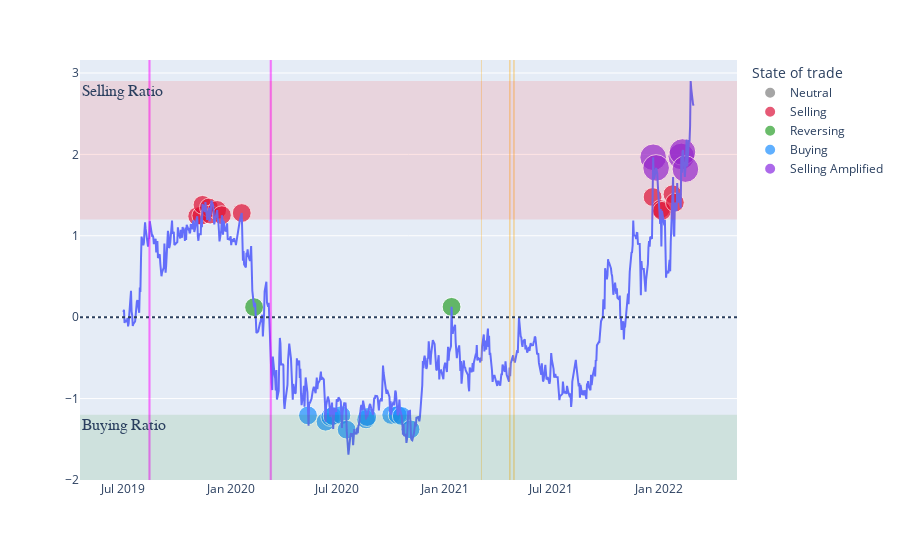
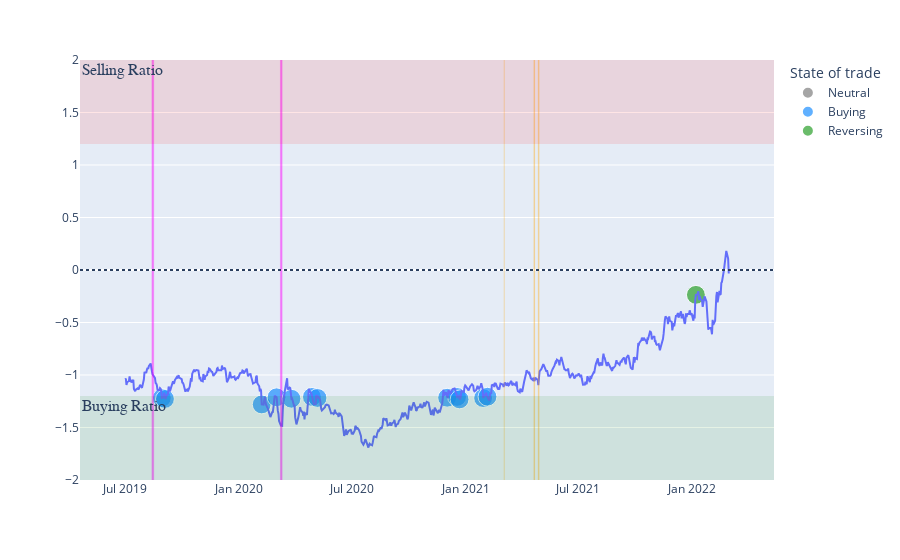
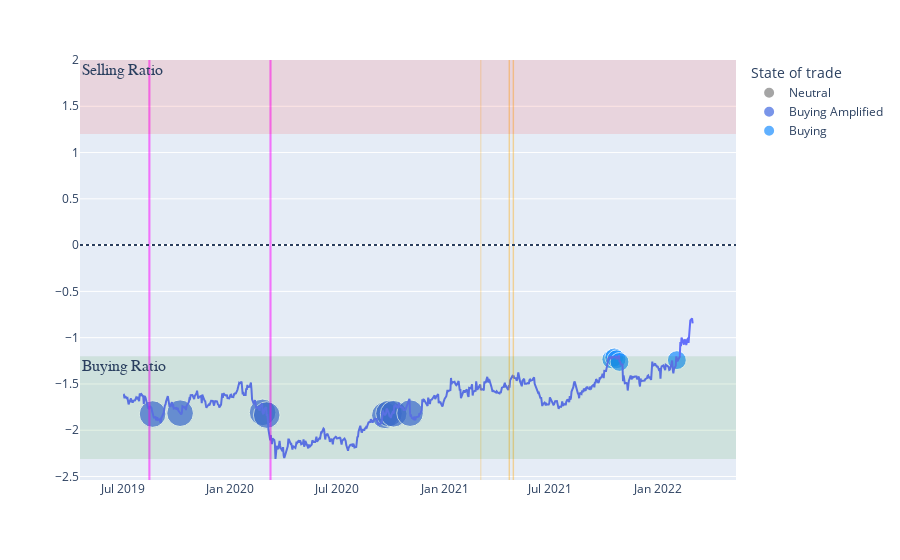

Source (notebook cell) for these figures, in order:
### Code cell
cutoff_inner = 0.2
cutoff_outer = 1.2

visualize = True
plot_good_days = True

for i, pair_name in enumerate(PAIRS_LIST): # PAIRS_LIST_FUND
    
    pair_dict = {}
    

    pair = pd.read_excel(eqt_file_path, # fundamental_pair_file_path, country_file_path
                         sheet_name = pair_name,
                         index_col = 'Name') 

    S1 = pair.iloc[:,0]
    S2 = pair.iloc[:,1]
    
    
    if S2.name in ['POLARIS MEDIA', 'ITERA', 'MEDI-STIM', 'JINHUI SHIPPING AND TRANSPORTATION',
                   'AWILCO LNG', 'NAVAMEDIC', 'BYGGMA', 'GC RIEBER SHIPPING', 'SOGN SPAREBANK',
                   'VOSS VEKSEL- OG LANDMANDSBANK', 'AKVA GROUP', 'AEGA', 'NTS', 'CARASENT',
                   'PROSAFE']:
        continue
    if S1.name == 'EPH EUROPEAN PROPERTY HOLDINGS':
        continue
        
    split = int(len(S1) * 0.7)
    
    ### With additional rules

    strategy_profit_trade_avg, num_trades, num_bulks,\
    state_d, state_l, returns, returns_f, factor_sens, f_low,\
    strategy_weights_list, strategy_weights_dict, num_correlated_days, W, corr_strength,\
    start_date_test, top_3_factors, Good_days, num_up_weighed_trades, Super_Good_days,\
    trade_profits_list_normal, trade_profits_dict_weighted,\
    normal_trades_dates, weighted_trades_dates, trade_profits_list_weighted, trade_profits_list_normal_2\
                        = TRADE_4(S1, S2,
                        short_window = 12,
                        long_window = 80,
                        cutoff_inner = cutoff_inner,
                        cutoff_outer = cutoff_outer,
                        rolling_z=False,
                        print_actions=False,
                        print_weighted=False,
                        use_factor_weights=True, 
                        corr_days_test=20,
                        good_days_limit=1,
                        include_osebx=True,
                        include_prev_day_signal=True)
    
    
    ### Purely Statistical

    profit_P_1_AVG, num_trades_1, num_bulks_1,\
    state_dict_1, state_llist_1, returns_1, returns_f_1, _, _,\
    _, _, _, W_1, _,\
    _, _, _, _, _, _, _, _, _, _, trade_profits_list_normal_basic = \
                                                \
                TRADE_4(S1, S2,
                        short_window = 12,
                        long_window = 80,
                        cutoff_inner = cutoff_inner,
                        cutoff_outer = cutoff_outer,
                        rolling_z=False,
                        print_actions=False,
                        print_weighted=False, 
                        use_factor_weights=False, # Do NOT use weights
                        corr_days_test=20,
                        good_days_limit=1) 
    

    print('\n' + '¤'*50 + '\n')
#     print(f'{trade_profits_list_weighted=}\n')
#     print(f'{float(mean_return_weighted)=}')
    
    print(f'{Style.BRIGHT}{S1.name} | {S2.name}{Style.RESET_ALL}\n')
    print(f'Top 3 factors: {top_3_factors.index.values}')
    print(f'Top 3 factors (counts): {top_3_factors.values}\n')
    
    print(f'Num trades: {int(num_trades)}')
#     print(f'Num correlated days: {num_correlated_days}')
    print(f'Num trades up-weighted: {num_up_weighed_trades}\n')
    
    print(f'Number of good days: {len(Good_days.keys())}')
    print(f'Number of Super days: {len(Super_Good_days.keys())}\n')
    
#     print(f'Profit basic % = {profit_P_1:.2%}')
#     print(f'Profit MY % = {strategy_profit_P_tot:.2%}\n')

#     print(f'Profit 1 M = {profit_M_1:,.0f}\nProfit 2 M = {strategy_profit_M:,.0f}\n')
    
    print(f'{Fore.RED}Avg trade profit Anders = {strategy_profit_trade_avg:.2%}{Style.RESET_ALL}')
    
    print(f'Avg trade profit basic = {profit_P_1_AVG:>7.2%}\n')
    
    print(f'---> diff strategy return = {strategy_profit_trade_avg - profit_P_1_AVG:.2%}\n')
    
    if len(trade_profits_list_weighted) > 0:
        
        total_ = [info_[0] * info_[1] for info_ in trade_profits_list_weighted]
        weights_ = [info_[0] for info_ in trade_profits_list_weighted]
        mean_return_weighted = sum(total_) / sum(weights_)
        
#         total_ = [trade_weight * return_ for trade_weight, return_ in trade_profits_dict_weighted.items()]
#         mean_return_weighted_1 = sum(total_) / sum(list(trade_profits_dict_weighted.keys()))
        
        print(f'{Fore.RED}weighted order mean1: {mean_return_weighted:.2%}{Style.RESET_ALL}')
    else:
        mean_return_weighted = 0
        
    if len(trade_profits_list_normal) > 0:
        print(f'normal order mean: {np.mean(trade_profits_list_normal):>8.2%}\n')
        
        
    if (len(trade_profits_dict_weighted.values()) > 0) & (len(trade_profits_list_normal) > 0):
        print(f'---> diff trade return = {mean_return_weighted - np.mean(trade_profits_list_normal):.2%}\n')
    
    if len(trade_profits_dict_weighted.values()) > 0:
        pretty_dict = {round(key, 2): f'{value:.2%}' for key, value in trade_profits_dict_weighted.items()}
        print('Weighted order returns:\n')
        print(trade_profits_list_weighted)
#         print(json.dumps(pretty_dict, sort_keys=True, indent=4), '\n')

#     print(f'{trade_profits_list_normal}\n')


    ### Adding data to pair dictionary

    pair_dict['top_factors'] = list(top_3_factors.index.values)
    pair_dict['top_factors_counts'] = [int(l) for l in list(top_3_factors.values)]
    pair_dict['num_trades'] = int(num_trades)
    pair_dict['num_trades_up'] = int(num_up_weighed_trades)
    pair_dict['num_good_days'] = len(Good_days.keys())
    pair_dict['num_super_days'] = len(Super_Good_days.keys())
    
    pair_dict['avg_trade_p_Anders'] = float(strategy_profit_trade_avg)
    pair_dict['avg_trade_p_basic'] = float(profit_P_1_AVG)
    pair_dict['diff_strategy_return'] = float(strategy_profit_trade_avg - profit_P_1_AVG)
    
    # *******************************************
    
    if len(trade_profits_list_weighted) > 0:
        pair_dict['weighted_order_mean'] = float(mean_return_weighted)
#         print(f'added to dict: {mean_return_weighted}')
        pair_dict['weighted_order_median'] = float(np.median([i[1] for i in trade_profits_list_weighted]))
    else:
        pair_dict['weighted_order_mean'] = 0
        pair_dict['weighted_order_median'] = 0 
    print(trade_profits_list_normal)
    
    if len(trade_profits_list_normal) > 0:
        pair_dict['normal_order_mean'] = float(np.mean(trade_profits_list_normal))
        pair_dict['normal_order_median'] = float(np.median(trade_profits_list_normal))
    else:
        pair_dict['normal_order_mean'] = 0
        pair_dict['normal_order_median'] = 0
    
    pair_dict['diff_trade_return'] = float(mean_return_weighted - np.mean(trade_profits_list_normal))
    
    pair_dict['weighted_order_returns'] = trade_profits_list_weighted
    pair_dict['weighted_order_dates'] = weighted_trades_dates
    
    pair_dict['normal_order_returns'] = trade_profits_list_normal
    pair_dict['normal_order_dates'] = normal_trades_dates
    pair_dict['normal_order_returns_with_weight'] = trade_profits_list_normal_2
    pair_dict['normal_order_returns_with_weight_basic'] = trade_profits_list_normal_basic
    
    # *******************************************

    ### Adding pair dictionary to country dict, with pair name as key
    pair_name = S1.name + '|' + S2.name

    EQT_RESULTS[pair_name] = pair_dict

    import plotly.graph_objects as go
    
    if visualize:
        
        ### Preparing data to be plotted
        
        S1_train = S1.iloc[:split]
        S2_train = S2.iloc[:split]

        S1_trade = S1.iloc[split:]
        S2_trade = S2.iloc[split:]
        
        assert S1_trade.isnull().sum() == 0, "nul"
        assert S2_trade.isnull().sum() == 0, "nul"

        r_train = S1_train / S2_train
        r_trade = S1_trade / S2_trade
        
        rz = (r_trade - r_train[:-600].mean()) / r_train[:-600].std()
        
        
        df = pd.DataFrame(index=state_d.keys())
        
        df['State'] = state_d.values()
        action_index = df[df['State'] != 'Neutral'].index

        df['ratio'] = rz
        df['trade weight'] = W
        df['correlaion strength'] = corr_strength.values()
        df['Action_points'] = df['ratio'][action_index]
        
        df.reset_index(inplace=True)

        fig = px.scatter(df, x='index', y='Action_points',
                          color='State',
                          color_discrete_map={
                            "Neutral": 'grey',
                            "Selling": "crimson", # crimson, indianred, lightcoral, orangered, violet, tomato
                            "Selling Amplified": "blueviolet", # blueviolet, indigo, magenta
                            "Buying": "dodgerblue",
                            "Buying Amplified": "royalblue",  # mediumblue, navy, purple, royalblue 
                            "Reversing": '#2ca02c'},  # seagreen 
                          size='trade weight',
                          hover_name = 'State',

                           hover_data={'State':False, 
                                       'ratio':':.2f',
                                       'Action_points': False,
                                       'correlaion strength': True

                                    })

        fig2 = px.line(df, x='index', y='ratio')

        fig.add_trace(fig2.data[0])
        

        if plot_good_days:
        
            for day in Good_days.keys():
                fig.add_vline(x=day, line_width=1, line_color='orange', opacity=0.3)
            for day in Super_Good_days.keys():
                fig.add_vline(x=day, line_width=2, line_color='magenta', opacity=0.3)

        fig.add_hline(y=0, line_width=2, line_dash='dot')
#         fig.add_hline(y=1.2*1.5, line_width=2, line_dash='dot')
#         fig.add_hline(y=-1.2*1.5, line_width=2, line_dash='dot')

        fig.add_hrect(y0=cutoff_outer, y1=max(df['ratio'].max(), 2),
                      annotation_text="Selling Ratio",annotation_position="top left",
                      annotation=dict(font_size=16, font_family="Times New Roman"),
                       fillcolor="red", opacity=0.1, line_width=0
                      )
        fig.add_hrect(y0=-cutoff_outer, y1=min(df['ratio'].min(), -2),
                      annotation_text="Buying Ratio",annotation_position="top left",
                      annotation=dict(font_size=16, font_family="Times New Roman"),
                       fillcolor="green", opacity=0.1, line_width=0
                      )

        fig.update_layout(hovermode=None) # | "x" | "x unified" | "y" | "y unified" |
        fig.update_layout(
        legend = {'title': 'State of trade'},
        yaxis_title = None,
        xaxis_title = None)
        
        fig.update_xaxes(showgrid=False)
#         fig.update_yaxes(showgrid=False)
        
        fig.show()

### Figure 1 — Plotly figure (JSON) as saved in the notebook; plotly's stock layout.template omitted (floating-point values rounded to 4 significant figures; data arrays with more than 128 entries replaced by an {"elided": "..."} marker saying what was removed)
{"data": [{"customdata": {"elided": "664x3 mixed values"}, "hovertemplate": "<b>%{hovertext}</b><br><br>index=%{x}<br>trade weight=%{marker.size}<br>ratio=%{customdata[1]:.2f}<br>correlaion strength=%{customdata[2]}<extra></extra>", "hovertext": {"elided": "664 str values"}, "legendgroup": "Neutral", "marker": {"color": "grey", "size": {"elided": "664 float values"}, "sizemode": "area", "sizeref": 0.005625, "symbol": "circle"}, "mode": "markers", "name": "Neutral", "orientation": "v", "showlegend": true, "type": "scatter", "x": {"elided": "664 str values"}, "xaxis": "x", "y": {"elided": "664 null values"}, "yaxis": "y"}, {"customdata": [["Selling", 1.24, "No detected correlation"], ["Selling", 1.247, "No detected correlation"], ["Selling", 1.38, "No detected correlation"], ["Selling", 1.347, "No detected correlation"], ["Selling", 1.26, "No detected correlation"], ["Selling", 1.317, "No detected correlation"], ["Selling", 1.253, "No detected correlation"], ["Selling", 1.279, "No detected correlation"], ["Selling", 1.476, "No detected correlation"], ["Selling", 1.327, "No detected correlation"], ["Selling", 1.306, "No detected correlation"], ["Selling", 1.51, "No detected correlation"], ["Selling", 1.407, "No detected correlation"]], "hovertemplate": "<b>%{hovertext}</b><br><br>index=%{x}<br>trade weight=%{marker.size}<br>ratio=%{customdata[1]:.2f}<br>correlaion strength=%{customdata[2]}<extra></extra>", "hovertext": ["Selling", "Selling", "Selling", "Selling", "Selling", "Selling", "Selling", "Selling", "Selling", "Selling", "Selling", "Selling", "Selling"], "legendgroup": "Selling", "marker": {"color": "crimson", "size": [1, 1, 1, 1, 1, 1, 1, 1, 1, 1, 1, 1, 1], "sizemode": "area", "sizeref": 0.005625, "symbol": "circle"}, "mode": "markers", "name": "Selling", "orientation": "v", "showlegend": true, "type": "scatter", "x": ["2019-11-05", "2019-11-12", "2019-11-14", "2019-11-25", "2019-11-27", "2019-12-09", "2019-12-17", "2020-01-20", "2021-12-21", "2022-01-04", "2022-01-06", "2022-01-24", "2022-01-28"], "xaxis": "x", "y": [1.24, 1.247, 1.38, 1.347, 1.26, 1.317, 1.253, 1.279, 1.476, 1.327, 1.306, 1.51, 1.407], "yaxis": "y"}, {"customdata": [["Reversing", 0.1235, "No detected correlation"], ["Reversing", 0.1266, "No detected correlation"]], "hovertemplate": "<b>%{hovertext}</b><br><br>index=%{x}<br>trade weight=%{marker.size}<br>ratio=%{customdata[1]:.2f}<br>correlaion strength=%{customdata[2]}<extra></extra>", "hovertext": ["Reversing", "Reversing"], "legendgroup": "Reversing", "marker": {"color": "#2ca02c", "size": [1, 1], "sizemode": "area", "sizeref": 0.005625, "symbol": "circle"}, "mode": "markers", "name": "Reversing", "orientation": "v", "showlegend": true, "type": "scatter", "x": ["2020-02-10", "2021-01-12"], "xaxis": "x", "y": [0.1235, 0.1266], "yaxis": "y"}, {"customdata": [["Buying", -1.207, "No detected correlation"], ["Buying", -1.284, "No detected correlation"], ["Buying", -1.226, "No detected correlation"], ["Buying", -1.214, "No detected correlation"], ["Buying", -1.203, "No detected correlation"], ["Buying", -1.382, "No detected correlation"], ["Buying", -1.255, "No detected correlation"], ["Buying", -1.227, "No detected correlation"], ["Buying", -1.201, "No detected correlation"], ["Buying", -1.202, "No detected correlation"], ["Buying", -1.214, "No detected correlation"], ["Buying", -1.378, "No detected correlation"]], "hovertemplate": "<b>%{hovertext}</b><br><br>index=%{x}<br>trade weight=%{marker.size}<br>ratio=%{customdata[1]:.2f}<br>correlaion strength=%{customdata[2]}<extra></extra>", "hovertext": ["Buying", "Buying", "Buying", "Buying", "Buying", "Buying", "Buying", "Buying", "Buying", "Buying", "Buying", "Buying"], "legendgroup": "Buying", "marker": {"color": "dodgerblue", "size": [1, 1, 1, 1, 1, 1, 1, 1, 1, 1, 1, 1], "sizemode": "area", "sizeref": 0.005625, "symbol": "circle"}, "mode": "markers", "name": "Buying", "orientation": "v", "showlegend": true, "type": "scatter", "x": ["2020-05-12", "2020-06-11", "2020-06-19", "2020-06-23", "2020-07-08", "2020-07-17", "2020-08-19", "2020-08-21", "2020-10-01", "2020-10-12", "2020-10-19", "2020-11-03"], "xaxis": "x", "y": [-1.207, -1.284, -1.226, -1.214, -1.203, -1.382, -1.255, -1.227, -1.201, -1.202, -1.214, -1.378], "yaxis": "y"}, {"customdata": [["Selling Amplified", 1.964, "No detected correlation"], ["Selling Amplified", 1.834, "No detected correlation"], ["Selling Amplified", 1.975, "No detected correlation"], ["Selling Amplified", 2.029, "No detected correlation"], ["Selling Amplified", 1.819, "No detected correlation"]], "hovertemplate": "<b>%{hovertext}</b><br><br>index=%{x}<br>trade weight=%{marker.size}<br>ratio=%{customdata[1]:.2f}<br>correlaion strength=%{customdata[2]}<extra></extra>", "hovertext": ["Selling Amplified", "Selling Amplified", "Selling Amplified", "Selling Amplified", "Selling Amplified"], "legendgroup": "Selling Amplified", "marker": {"color": "blueviolet", "size": [2, 2, 2, 2, 2], "sizemode": "area", "sizeref": 0.005625, "symbol": "circle"}, "mode": "markers", "name": "Selling Amplified", "orientation": "v", "showlegend": true, "type": "scatter", "x": ["2021-12-22", "2021-12-27", "2022-02-08", "2022-02-10", "2022-02-15"], "xaxis": "x", "y": [1.964, 1.834, 1.975, 2.029, 1.819], "yaxis": "y"}, {"hovertemplate": "index=%{x}<br>ratio=%{y}<extra></extra>", "legendgroup": "", "line": {"color": "#636efa", "dash": "solid"}, "marker": {"symbol": "circle"}, "mode": "lines", "name": "", "orientation": "v", "showlegend": false, "type": "scatter", "x": {"elided": "696 str values"}, "xaxis": "x", "y": {"elided": "696 float values"}, "yaxis": "y"}], "layout": {"annotations": [{"font": {"family": "Times New Roman", "size": 16}, "showarrow": false, "text": "Selling Ratio", "x": 0, "xanchor": "left", "xref": "x domain", "y": 2.901, "yanchor": "top", "yref": "y"}, {"font": {"family": "Times New Roman", "size": 16}, "showarrow": false, "text": "Buying Ratio", "x": 0, "xanchor": "left", "xref": "x domain", "y": -1.2, "yanchor": "top", "yref": "y"}], "legend": {"itemsizing": "constant", "title": {"text": "State of trade"}, "tracegroupgap": 0}, "margin": {"t": 60}, "shapes": [{"line": {"color": "orange", "width": 1}, "opacity": 0.3, "type": "line", "x0": "2021-03-04", "x1": "2021-03-04", "xref": "x", "y0": 0, "y1": 1, "yref": "y domain"}, {"line": {"color": "orange", "width": 1}, "opacity": 0.3, "type": "line", "x0": "2021-04-21", "x1": "2021-04-21", "xref": "x", "y0": 0, "y1": 1, "yref": "y domain"}, {"line": {"color": "orange", "width": 1}, "opacity": 0.3, "type": "line", "x0": "2021-04-22", "x1": "2021-04-22", "xref": "x", "y0": 0, "y1": 1, "yref": "y domain"}, {"line": {"color": "orange", "width": 1}, "opacity": 0.3, "type": "line", "x0": "2021-04-28", "x1": "2021-04-28", "xref": "x", "y0": 0, "y1": 1, "yref": "y domain"}, {"line": {"color": "orange", "width": 1}, "opacity": 0.3, "type": "line", "x0": "2021-04-29", "x1": "2021-04-29", "xref": "x", "y0": 0, "y1": 1, "yref": "y domain"}, {"line": {"color": "magenta", "width": 2}, "opacity": 0.3, "type": "line", "x0": "2019-08-15", "x1": "2019-08-15", "xref": "x", "y0": 0, "y1": 1, "yref": "y domain"}, {"line": {"color": "magenta", "width": 2}, "opacity": 0.3, "type": "line", "x0": "2019-08-16", "x1": "2019-08-16", "xref": "x", "y0": 0, "y1": 1, "yref": "y domain"}, {"line": {"color": "magenta", "width": 2}, "opacity": 0.3, "type": "line", "x0": "2020-03-09", "x1": "2020-03-09", "xref": "x", "y0": 0, "y1": 1, "yref": "y domain"}, {"line": {"color": "magenta", "width": 2}, "opacity": 0.3, "type": "line", "x0": "2020-03-10", "x1": "2020-03-10", "xref": "x", "y0": 0, "y1": 1, "yref": "y domain"}, {"line": {"dash": "dot", "width": 2}, "type": "line", "x0": 0, "x1": 1, "xref": "x domain", "y0": 0, "y1": 0, "yref": "y"}, {"fillcolor": "red", "line": {"width": 0}, "opacity": 0.1, "type": "rect", "x0": 0, "x1": 1, "xref": "x domain", "y0": 1.2, "y1": 2.901, "yref": "y"}, {"fillcolor": "green", "line": {"width": 0}, "opacity": 0.1, "type": "rect", "x0": 0, "x1": 1, "xref": "x domain", "y0": -1.2, "y1": -2, "yref": "y"}], "xaxis": {"anchor": "y", "domain": [0, 1], "showgrid": false, "title": {}}, "yaxis": {"anchor": "x", "domain": [0, 1], "title": {}}}}

### Figure 2 — Plotly figure (JSON) as saved in the notebook; plotly's stock layout.template omitted (floating-point values rounded to 4 significant figures; data arrays with more than 128 entries replaced by an {"elided": "..."} marker saying what was removed)
{"data": [{"customdata": {"elided": "683x3 mixed values"}, "hovertemplate": "<b>%{hovertext}</b><br><br>index=%{x}<br>trade weight=%{marker.size}<br>ratio=%{customdata[1]:.2f}<br>correlaion strength=%{customdata[2]}<extra></extra>", "hovertext": {"elided": "683 str values"}, "legendgroup": "Neutral", "marker": {"color": "grey", "size": {"elided": "683 float values"}, "sizemode": "area", "sizeref": 0.005625, "symbol": "circle"}, "mode": "markers", "name": "Neutral", "orientation": "v", "showlegend": true, "type": "scatter", "x": {"elided": "683 str values"}, "xaxis": "x", "y": {"elided": "683 null values"}, "yaxis": "y"}, {"customdata": [["Buying", -1.218, "No detected correlation"], ["Buying", -1.228, "No detected correlation"], ["Buying", -1.28, "No detected correlation"], ["Buying", -1.212, "No detected correlation"], ["Buying", -1.226, "No detected correlation"], ["Buying", -1.209, "No detected correlation"], ["Buying", -1.219, "No detected correlation"], ["Buying", -1.217, "No detected correlation"], ["Buying", -1.209, "No detected correlation"], ["Buying", -1.232, "No detected correlation"], ["Buying", -1.219, "No detected correlation"], ["Buying", -1.207, "No detected correlation"]], "hovertemplate": "<b>%{hovertext}</b><br><br>index=%{x}<br>trade weight=%{marker.size}<br>ratio=%{customdata[1]:.2f}<br>correlaion strength=%{customdata[2]}<extra></extra>", "hovertext": ["Buying", "Buying", "Buying", "Buying", "Buying", "Buying", "Buying", "Buying", "Buying", "Buying", "Buying", "Buying"], "legendgroup": "Buying", "marker": {"color": "dodgerblue", "size": [1, 1, 1, 1, 1, 1, 1, 1, 1, 1, 1, 1], "sizemode": "area", "sizeref": 0.005625, "symbol": "circle"}, "mode": "markers", "name": "Buying", "orientation": "v", "showlegend": true, "type": "scatter", "x": ["2019-08-30", "2019-09-04", "2020-02-07", "2020-03-02", "2020-03-26", "2020-04-28", "2020-05-07", "2020-12-02", "2020-12-18", "2020-12-22", "2021-01-29", "2021-02-05"], "xaxis": "x", "y": [-1.218, -1.228, -1.28, -1.212, -1.226, -1.209, -1.219, -1.217, -1.209, -1.232, -1.219, -1.207], "yaxis": "y"}, {"customdata": [["Reversing", -0.2367, "No detected correlation"]], "hovertemplate": "<b>%{hovertext}</b><br><br>index=%{x}<br>trade weight=%{marker.size}<br>ratio=%{customdata[1]:.2f}<br>correlaion strength=%{customdata[2]}<extra></extra>", "hovertext": ["Reversing"], "legendgroup": "Reversing", "marker": {"color": "#2ca02c", "size": [1], "sizemode": "area", "sizeref": 0.005625, "symbol": "circle"}, "mode": "markers", "name": "Reversing", "orientation": "v", "showlegend": true, "type": "scatter", "x": ["2022-01-07"], "xaxis": "x", "y": [-0.2367], "yaxis": "y"}, {"hovertemplate": "index=%{x}<br>ratio=%{y}<extra></extra>", "legendgroup": "", "line": {"color": "#636efa", "dash": "solid"}, "marker": {"symbol": "circle"}, "mode": "lines", "name": "", "orientation": "v", "showlegend": false, "type": "scatter", "x": {"elided": "696 str values"}, "xaxis": "x", "y": {"elided": "696 float values"}, "yaxis": "y"}], "layout": {"annotations": [{"font": {"family": "Times New Roman", "size": 16}, "showarrow": false, "text": "Selling Ratio", "x": 0, "xanchor": "left", "xref": "x domain", "y": 2, "yanchor": "top", "yref": "y"}, {"font": {"family": "Times New Roman", "size": 16}, "showarrow": false, "text": "Buying Ratio", "x": 0, "xanchor": "left", "xref": "x domain", "y": -1.2, "yanchor": "top", "yref": "y"}], "legend": {"itemsizing": "constant", "title": {"text": "State of trade"}, "tracegroupgap": 0}, "margin": {"t": 60}, "shapes": [{"line": {"color": "orange", "width": 1}, "opacity": 0.3, "type": "line", "x0": "2021-03-04", "x1": "2021-03-04", "xref": "x", "y0": 0, "y1": 1, "yref": "y domain"}, {"line": {"color": "orange", "width": 1}, "opacity": 0.3, "type": "line", "x0": "2021-04-21", "x1": "2021-04-21", "xref": "x", "y0": 0, "y1": 1, "yref": "y domain"}, {"line": {"color": "orange", "width": 1}, "opacity": 0.3, "type": "line", "x0": "2021-04-22", "x1": "2021-04-22", "xref": "x", "y0": 0, "y1": 1, "yref": "y domain"}, {"line": {"color": "orange", "width": 1}, "opacity": 0.3, "type": "line", "x0": "2021-04-28", "x1": "2021-04-28", "xref": "x", "y0": 0, "y1": 1, "yref": "y domain"}, {"line": {"color": "orange", "width": 1}, "opacity": 0.3, "type": "line", "x0": "2021-04-29", "x1": "2021-04-29", "xref": "x", "y0": 0, "y1": 1, "yref": "y domain"}, {"line": {"color": "magenta", "width": 2}, "opacity": 0.3, "type": "line", "x0": "2019-08-15", "x1": "2019-08-15", "xref": "x", "y0": 0, "y1": 1, "yref": "y domain"}, {"line": {"color": "magenta", "width": 2}, "opacity": 0.3, "type": "line", "x0": "2019-08-16", "x1": "2019-08-16", "xref": "x", "y0": 0, "y1": 1, "yref": "y domain"}, {"line": {"color": "magenta", "width": 2}, "opacity": 0.3, "type": "line", "x0": "2020-03-09", "x1": "2020-03-09", "xref": "x", "y0": 0, "y1": 1, "yref": "y domain"}, {"line": {"color": "magenta", "width": 2}, "opacity": 0.3, "type": "line", "x0": "2020-03-10", "x1": "2020-03-10", "xref": "x", "y0": 0, "y1": 1, "yref": "y domain"}, {"line": {"dash": "dot", "width": 2}, "type": "line", "x0": 0, "x1": 1, "xref": "x domain", "y0": 0, "y1": 0, "yref": "y"}, {"fillcolor": "red", "line": {"width": 0}, "opacity": 0.1, "type": "rect", "x0": 0, "x1": 1, "xref": "x domain", "y0": 1.2, "y1": 2, "yref": "y"}, {"fillcolor": "green", "line": {"width": 0}, "opacity": 0.1, "type": "rect", "x0": 0, "x1": 1, "xref": "x domain", "y0": -1.2, "y1": -2, "yref": "y"}], "xaxis": {"anchor": "y", "domain": [0, 1], "showgrid": false, "title": {}}, "yaxis": {"anchor": "x", "domain": [0, 1], "title": {}}}}

### Figure 3 — Plotly figure (JSON) as saved in the notebook; plotly's stock layout.template omitted (floating-point values rounded to 4 significant figures; data arrays with more than 128 entries replaced by an {"elided": "..."} marker saying what was removed)
{"data": [{"customdata": {"elided": "683x3 mixed values"}, "hovertemplate": "<b>%{hovertext}</b><br><br>index=%{x}<br>trade weight=%{marker.size}<br>ratio=%{customdata[1]:.2f}<br>correlaion strength=%{customdata[2]}<extra></extra>", "hovertext": {"elided": "683 str values"}, "legendgroup": "Neutral", "marker": {"color": "grey", "size": {"elided": "683 float values"}, "sizemode": "area", "sizeref": 0.005625, "symbol": "circle"}, "mode": "markers", "name": "Neutral", "orientation": "v", "showlegend": true, "type": "scatter", "x": {"elided": "683 str values"}, "xaxis": "x", "y": {"elided": "683 null values"}, "yaxis": "y"}, {"customdata": [["Buying Amplified", -1.825, "No detected correlation"], ["Buying Amplified", -1.816, "No detected correlation"], ["Buying Amplified", -1.807, "No detected correlation"], ["Buying Amplified", -1.836, "No detected correlation"], ["Buying Amplified", -1.839, "No detected correlation"], ["Buying Amplified", -1.819, "No detected correlation"], ["Buying Amplified", -1.822, "No detected correlation"], ["Buying Amplified", -1.815, "No detected correlation"]], "hovertemplate": "<b>%{hovertext}</b><br><br>index=%{x}<br>trade weight=%{marker.size}<br>ratio=%{customdata[1]:.2f}<br>correlaion strength=%{customdata[2]}<extra></extra>", "hovertext": ["Buying Amplified", "Buying Amplified", "Buying Amplified", "Buying Amplified", "Buying Amplified", "Buying Amplified", "Buying Amplified", "Buying Amplified"], "legendgroup": "Buying Amplified", "marker": {"color": "royalblue", "size": [2, 2, 2, 2, 2, 2, 2, 2], "sizemode": "area", "sizeref": 0.005625, "symbol": "circle"}, "mode": "markers", "name": "Buying Amplified", "orientation": "v", "showlegend": true, "type": "scatter", "x": ["2019-08-21", "2019-10-07", "2020-02-25", "2020-03-03", "2020-09-21", "2020-09-28", "2020-10-06", "2020-11-03"], "xaxis": "x", "y": [-1.825, -1.816, -1.807, -1.836, -1.839, -1.819, -1.822, -1.815], "yaxis": "y"}, {"customdata": [["Buying", -1.234, "No detected correlation"], ["Buying", -1.213, "No detected correlation"], ["Buying", -1.233, "No detected correlation"], ["Buying", -1.262, "No detected correlation"], ["Buying", -1.243, "No detected correlation"]], "hovertemplate": "<b>%{hovertext}</b><br><br>index=%{x}<br>trade weight=%{marker.size}<br>ratio=%{customdata[1]:.2f}<br>correlaion strength=%{customdata[2]}<extra></extra>", "hovertext": ["Buying", "Buying", "Buying", "Buying", "Buying"], "legendgroup": "Buying", "marker": {"color": "dodgerblue", "size": [1, 1, 1, 1, 1], "sizemode": "area", "sizeref": 0.005625, "symbol": "circle"}, "mode": "markers", "name": "Buying", "orientation": "v", "showlegend": true, "type": "scatter", "x": ["2021-10-13", "2021-10-18", "2021-10-22", "2021-10-27", "2022-02-02"], "xaxis": "x", "y": [-1.234, -1.213, -1.233, -1.262, -1.243], "yaxis": "y"}, {"hovertemplate": "index=%{x}<br>ratio=%{y}<extra></extra>", "legendgroup": "", "line": {"color": "#636efa", "dash": "solid"}, "marker": {"symbol": "circle"}, "mode": "lines", "name": "", "orientation": "v", "showlegend": false, "type": "scatter", "x": {"elided": "696 str values"}, "xaxis": "x", "y": {"elided": "696 float values"}, "yaxis": "y"}], "layout": {"annotations": [{"font": {"family": "Times New Roman", "size": 16}, "showarrow": false, "text": "Selling Ratio", "x": 0, "xanchor": "left", "xref": "x domain", "y": 2, "yanchor": "top", "yref": "y"}, {"font": {"family": "Times New Roman", "size": 16}, "showarrow": false, "text": "Buying Ratio", "x": 0, "xanchor": "left", "xref": "x domain", "y": -1.2, "yanchor": "top", "yref": "y"}], "legend": {"itemsizing": "constant", "title": {"text": "State of trade"}, "tracegroupgap": 0}, "margin": {"t": 60}, "shapes": [{"line": {"color": "orange", "width": 1}, "opacity": 0.3, "type": "line", "x0": "2021-03-04", "x1": "2021-03-04", "xref": "x", "y0": 0, "y1": 1, "yref": "y domain"}, {"line": {"color": "orange", "width": 1}, "opacity": 0.3, "type": "line", "x0": "2021-04-21", "x1": "2021-04-21", "xref": "x", "y0": 0, "y1": 1, "yref": "y domain"}, {"line": {"color": "orange", "width": 1}, "opacity": 0.3, "type": "line", "x0": "2021-04-22", "x1": "2021-04-22", "xref": "x", "y0": 0, "y1": 1, "yref": "y domain"}, {"line": {"color": "orange", "width": 1}, "opacity": 0.3, "type": "line", "x0": "2021-04-28", "x1": "2021-04-28", "xref": "x", "y0": 0, "y1": 1, "yref": "y domain"}, {"line": {"color": "orange", "width": 1}, "opacity": 0.3, "type": "line", "x0": "2021-04-29", "x1": "2021-04-29", "xref": "x", "y0": 0, "y1": 1, "yref": "y domain"}, {"line": {"color": "magenta", "width": 2}, "opacity": 0.3, "type": "line", "x0": "2019-08-15", "x1": "2019-08-15", "xref": "x", "y0": 0, "y1": 1, "yref": "y domain"}, {"line": {"color": "magenta", "width": 2}, "opacity": 0.3, "type": "line", "x0": "2019-08-16", "x1": "2019-08-16", "xref": "x", "y0": 0, "y1": 1, "yref": "y domain"}, {"line": {"color": "magenta", "width": 2}, "opacity": 0.3, "type": "line", "x0": "2020-03-09", "x1": "2020-03-09", "xref": "x", "y0": 0, "y1": 1, "yref": "y domain"}, {"line": {"color": "magenta", "width": 2}, "opacity": 0.3, "type": "line", "x0": "2020-03-10", "x1": "2020-03-10", "xref": "x", "y0": 0, "y1": 1, "yref": "y domain"}, {"line": {"dash": "dot", "width": 2}, "type": "line", "x0": 0, "x1": 1, "xref": "x domain", "y0": 0, "y1": 0, "yref": "y"}, {"fillcolor": "red", "line": {"width": 0}, "opacity": 0.1, "type": "rect", "x0": 0, "x1": 1, "xref": "x domain", "y0": 1.2, "y1": 2, "yref": "y"}, {"fillcolor": "green", "line": {"width": 0}, "opacity": 0.1, "type": "rect", "x0": 0, "x1": 1, "xref": "x domain", "y0": -1.2, "y1": -2.311, "yref": "y"}], "xaxis": {"anchor": "y", "domain": [0, 1], "showgrid": false, "title": {}}, "yaxis": {"anchor": "x", "domain": [0, 1], "title": {}}}}
